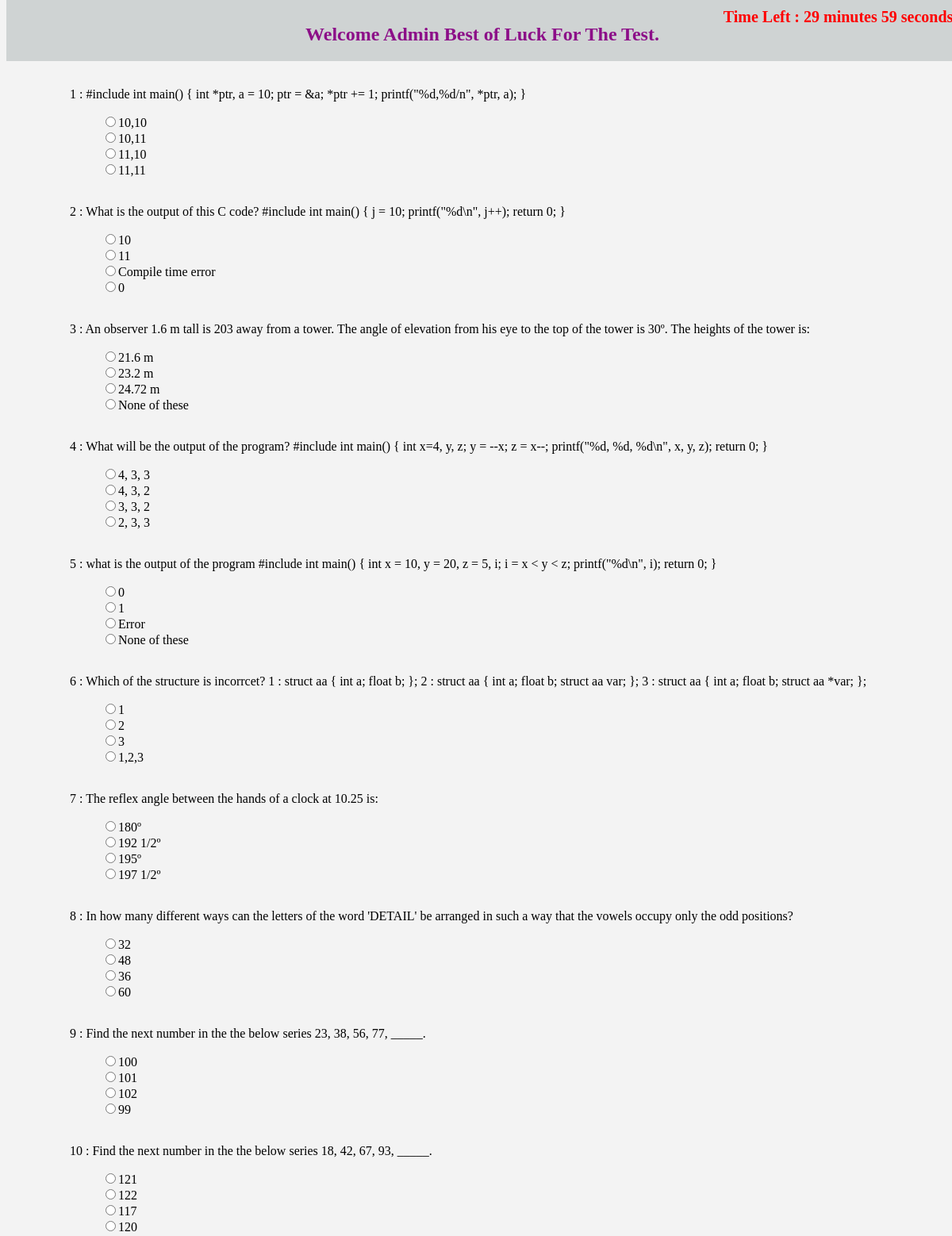
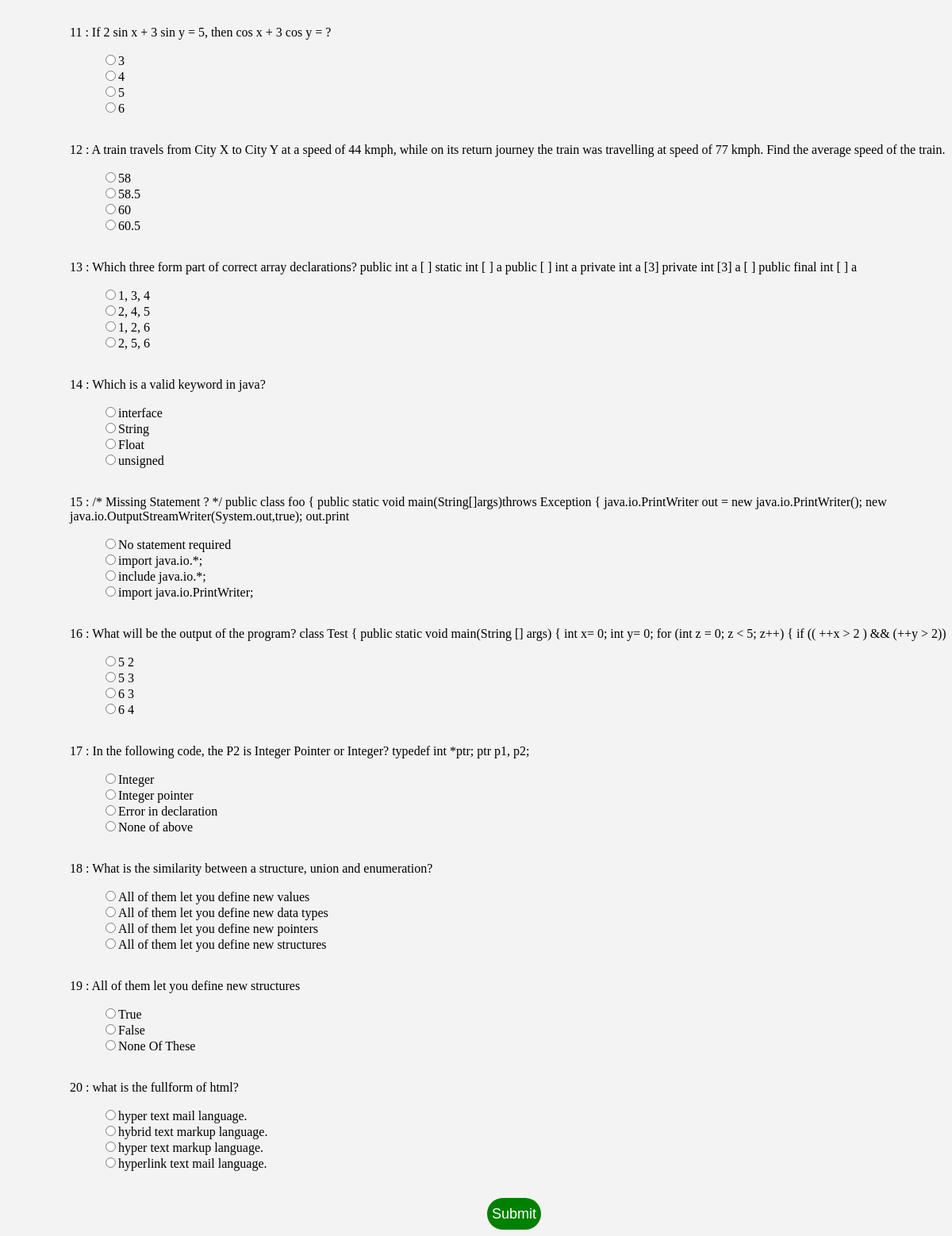
Page /home.php (signed in) on the committed database (2 pictures, top to bottom).
### tables this page shows
CREATE TABLE IF NOT EXISTS `questions` (
  `qid` int(100) NOT NULL AUTO_INCREMENT,
  `question` varchar(255) NOT NULL,
  `ans_id` varchar(250) NOT NULL,
  PRIMARY KEY (`qid`)
);

### home.php (the view, shortened to what this page needs)
<?php
	include 'Connection.php';
    $result = mysqli_query($conn, 'SELECT qid FROM questions');
	$qidList = [];
    while($row = mysqli_fetch_assoc($result)) {
       $qidList [$row["qid"]] = $row["qid"];
    }
    $oldQId = $qidList;
    if(session_id() == $_SESSION['sess_id']){
	    $keyList = array_rand($qidList,20);
    }
    foreach ($keyList as $key => $value) {
    	$questionIdList[] = $oldQId[$value];
    }
    $qestList = [];
    $arrQid = implode(',', $questionIdList);
    $qest = mysqli_query($conn, 'SELECT * FROM questions WHERE qid IN ('.$arrQid. ')');
    while($rowL = mysqli_fetch_assoc($qest)) {
       $qestfiled['qid'] = $rowL['qid'];
       $qestfiled['question'] = $rowL['question'];
       $qestfiled['correct_answer'] = $rowL['ans_id'];
	   $ans = mysqli_query($conn, 'SELECT * FROM answers WHERE q_id = '.$rowL['qid']);
	   $ansList = $ansData = [];
	   while($ansL = mysqli_fetch_assoc($ans)) {
	   		$ansData [$ansL['aid']]['answer'] = $ansL['answer'];
	       	$ansList = $ansData;
	   }
       $qestfiled['answers'] = $ansList;
       $qestList [$rowL['qid']] = $qestfiled;
    }
?>
<!DOCTYPE html>
<html>
<head>
</head>
<body>
<link rel="stylesheet" type="text/css" href="css/style3.css">
<div class="navbar">
	<h2> Welcome <?php echo $_SESSION['username']; ?> Best of Luck For The Test.</h2>
</div>
		<div style="font-weight: bold" id="quiz-time-left"></div>
	<div class="question">
	<?php
		$i = 1;
		echo '<form action="" method="post">';
		foreach ($qestList as $key => $value) {
			echo "<div>";
			echo $i. " : " .$value['question'];
			echo "<ul>";
			foreach ($value['answers'] as $k => $val) {
				echo '<input type="radio" id="a'.$k.'" value="'.$k.'" name="answer'.$value['qid'].'" />';
				echo '<label for="a'.$k.'">'.$val['answer'].'</label> <br>';
			}
			echo "</ul>";
			echo "</div></br>";
			$i = $i + 1;
		}
		echo '<div class="final">';
		echo '<input type="submit" name="submit" value="Submit" id="button" /></form>';
		echo '</div>';
		exit();
	?>

### css/style3.css (style rules this page uses)
body { background-size: 100%; background-color: #f3f3f3; width: 100%; }
h2 { text-align: center; color: #8c0f88; padding:0; margin-top: 30px; }
.question { padding-left: 80px; margin-top: 110px; }
#button { text-align: center; margin:0 auto; display: block; border:none; outline: none; height: 40px; background:green; color: white; font-size: 18px; border-radius: 20px; }
#quiz-time-left { text-align: right; position: relative; color: red; font-size: 20px; font-style: bold; margin-top: 10px; margin-bottom: 20px; }
.navbar, #quiz-time-left { overflow: hidden; background-color: #cfd3d3; position: fixed; top: 0; width: 100%; margin-right: 20px; }

### rows in the picture
questions: question "#include int main() { int *ptr, a = 10; ptr = &a; *ptr += 1; printf(\"%d,%d/n\", *ptr, a); }", answer "10,10", answer "10,11", answer "11,10", answer "11,11"
questions: question "What is the output of this C code? #include int main() { j = 10; printf(\"%d\\n\", j++); return 0; }", answer "10", answer "11", answer "Compile time error", answer "0"
questions: question "An observer 1.6 m tall is 203 away from a tower. The angle of elevation from his eye to the top of the tower is 30º. The heights of the tower is:", answer "21.6 m", answer "23.2 m", answer "24.72 m", answer "None of these"
questions: question "The reflex angle between the hands of a clock at 10.25 is:", answer "180º", answer "192 1/2º", answer "195º", answer "197 1/2º"
questions: question "In how many different ways can the letters of the word 'DETAIL' be arranged in such a way that the vowels occupy only the odd positions?", answer "32", answer "48", answer "36", answer "60"
questions: question "Find the next number in the the below series 23, 38, 56, 77, _____.", answer "100", answer "101", answer "102", answer "99"
questions: question "Find the next number in the the below series 18, 42, 67, 93, _____.", answer "121", answer "122", answer "117", answer "120"
questions: question "If 2 sin x + 3 sin y = 5, then cos x + 3 cos y = ?", answer "3", answer "4", answer "5", answer "6"
questions: question "Which is a valid keyword in java?", answer "interface", answer "String", answer "Float", answer "unsigned"
questions: question "In the following code, the P2 is Integer Pointer or Integer? typedef int *ptr; ptr p1, p2;", answer "Integer", answer "Integer pointer", answer "Error in declaration", answer "None of above"
questions: question "What is the similarity between a structure, union and enumeration?", answer "All of them let you define new values", answer "All of them let you define new data types", answer "All of them let you define new pointers", answer "All of them let you define new structures"
questions: question "All of them let you define new structures", answer "True", answer "False", answer "None Of These"
questions: question "what is the fullform of html?", answer "hyper text mail language.", answer "hybrid text markup language.", answer "hyper text markup language.", answer "hyperlink text mail language."

### other values in the picture
$_SESSION['username'] "Admin"
$value['question'] "What will be the output of the program? #include int main() { int x=4, y, z; y = --x; z = x--; printf(\"%d, %d, %d\\n\", x, y, z); return 0; }"
$val['answer'] "4, 3, 3"
$val['answer'] "4, 3, 2"
$val['answer'] "3, 3, 2"
$val['answer'] "2, 3, 3"
$value['question'] "what is the output of the program #include int main() { int x = 10, y = 20, z = 5, i; i = x < y < z; printf(\"%d\\n\", i); return 0; }"
$val['answer'] "0"
$val['answer'] "1"
$val['answer'] "Error"
$val['answer'] "None of these"
$value['question'] "Which of the structure is incorrcet? 1 : struct aa { int a; float b; }; 2 : struct aa { int a; float b; struct aa var; }; 3 : struct aa { int a; float b; struct aa *var; };"
$val['answer'] "2"
$val['answer'] "3"
$val['answer'] "1,2,3"
